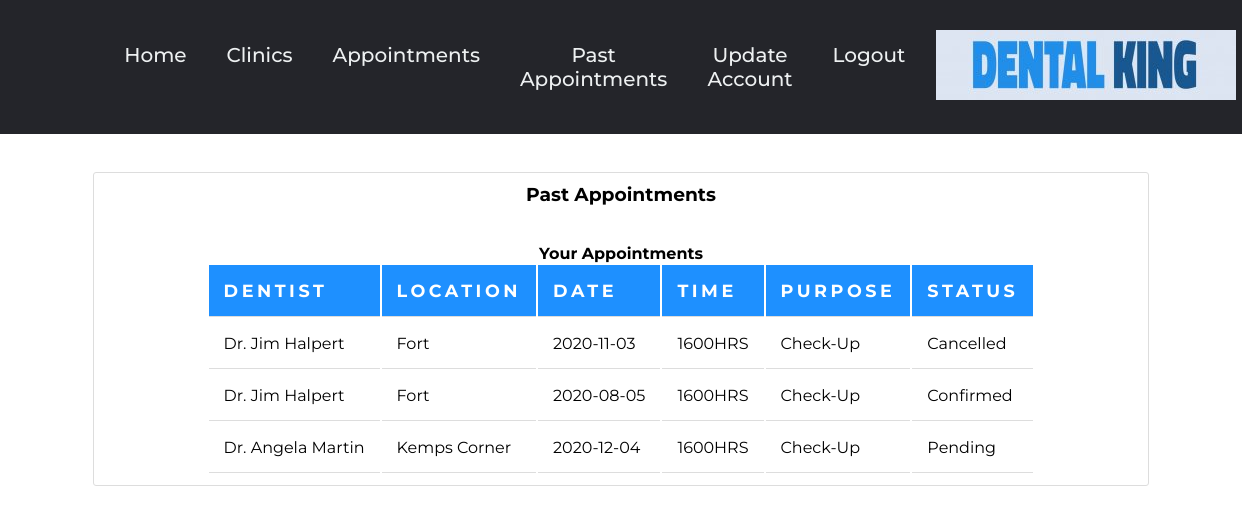
Before: /pastappointments.php (signed in) with the older database file.
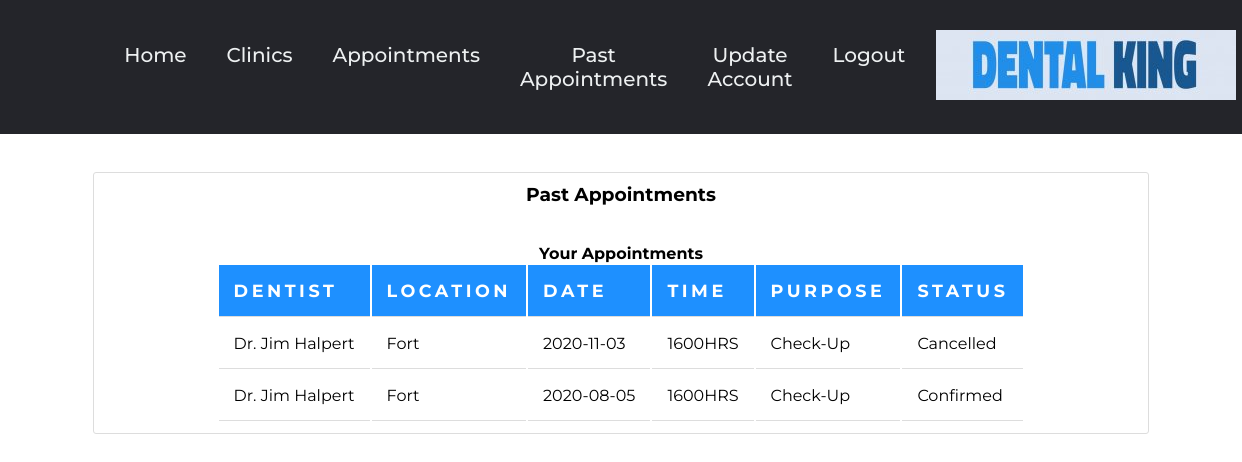
After: the same page with the newer database file.
### tables this page shows
CREATE TABLE `appointment` (
  `location` varchar(32) NOT NULL,
  `date` date NOT NULL,
  `time` int(4) NOT NULL,
  `reason` varchar(50) NOT NULL,
  `dname` varchar(32) NOT NULL,
  `uname` varchar(32) NOT NULL,
  `appt_id` int(10) NOT NULL,
  `status` set('Pending','Confirmed','Cancelled','Rejected') NOT NULL DEFAULT 'Pending'
);

CREATE TABLE `dentist` (
  `username` varchar(32) NOT NULL,
  `name` varchar(50) NOT NULL,
  `phone` bigint(10) NOT NULL,
  `age` int(3) NOT NULL,
  `sex` set('M','F') NOT NULL,
  `d_type` set('General','Orthodontist') NOT NULL,
  `location` varchar(32) NOT NULL
);

### pastappointments.php (the view, shortened to what this page needs)
<?php
    $db=mysqli_connect('localhost','root','','dcms') or die("could not connect to database");
?>
<!DOCTYPE HTML>
<html>
<head><title>Past Appointments</title>
<link rel="stylesheet" href="styles.css">
<link href="style10.css" type="text/css"rel="stylesheet"/>
</head>
<body>
  <center>
  <?php require_once("header.php");?>
    <div class="content-section" style="width:85%">
    <h3>Past Appointments</h3><br><br>
    <?php
        if($_SESSION['role'] == 'patient') {
            $query = "SELECT * FROM appointment WHERE uname='".$_SESSION['username']."'";
            $result = mysqli_query($db, $query);
            if($result == false || mysqli_num_rows($result) == 0)
            echo "<h4>No appointments to show</h4>";
            else
            {
                echo "<h4>Your Appointments</h4>";
                echo "<table><tr><th>Dentist</th><th>Location</th><th>Date</th><th>Time</th><th>Purpose</th><th>Status</th></tr>";
                while($row = mysqli_fetch_assoc($result))
                {
                    if(date('Y-m-d') > $row['date'])
                    {
                        $query2 = "SELECT name FROM dentist WHERE username = '".$row['dname']."' LIMIT 1";
                        $dentist_name = mysqli_query($db, $query2);
                        $row2 = mysqli_fetch_assoc($dentist_name);
                        echo "<tr><td>Dr. ".$row2['name']."</td><td>".$row['location']."</td><td>".$row['date']."</td>";
                        echo "<td>".$row['time']."HRS</td><td>".$row['reason']."</td><td>".$row['status']."</td></tr>";
                    }
                }
            }
        }
    ?>
    </div>
</body>
</html>

### header.php (shortened to what this page needs)
<header>
    <a class="logo" href="index.php"><img src="images/logo.jpg" alt="logo"></a>
    <nav>
    <ul class="nav__links">
    <li><a href="index.php">Home</a></li>
	<?php if(isset($_SESSION['username'])){
        if($_SESSION['role'] == 'admin')
        {
            echo "<li><a href='addclinic.php'>Add Clinic</a></li>";
            echo "<li><a href='adddentist.php'>Add Dentist</a></li>";
        }
        else {
        if($_SESSION['role'] == 'patient')
        {
            echo "<li><a href='clinics.php'>Clinics </a></li>";
        }
    ?>
    <li><a href="appointments.php">Appointments</a></li>
    <li><a href="pastappointments.php">Past Appointments</a></li>
    <?php if($_SESSION['role'] == 'patient'){
        echo "<li><a href='updateaccount.php'>Update Account</a></li>";
    }}?>
    <li><a href="index.php?logout='1'">Logout</a> </li>
    <?php }?>
                </ul>
            </nav>
        </header>
  <br><br>

### styles.css (style rules this page uses)
* { box-sizing: border-box; margin: 0; padding: 0; text-decoration:none; }
header { display: flex; justify-content: space-between; align-items: center; padding: 30px 10%; background-color: #24252a; }
.logo { cursor: pointer; order: 3; margin-left: auto; }
nav { order: 1; }
.nav__links a, .cta, .overlay__content a { font-family: "Montserrat", sans-serif; font-weight: 500; color: #edf0f1; text-decoration: none; }
.nav__links { list-style: none; display: flex; font-size: 20px; text-decoration:none; }
.nav__links li { padding: 0px 20px; }
.nav__links li:nth-child(1) { padding: 0 20px 0 0; }
.nav__links li a { transition: all 0.3s ease 0s; }
th, td { padding: 15px; text-align: left; text-decoration:none; border-bottom: 1px solid #ddd; }
th { background-color: dodgerblue; color: white; }

### style10.css (style rules this page uses)
* { margin: 0; padding: 0; box-sizing: border-box; font-family: 'Lucida Sans', 'Lucida Sans Regular', 'Lucida Grande', 'Lucida Sans Unicode', Geneva, Verdana, sans-serif ; font-family: "Montserrat", sans-serif; }
.content-section { background: #ffffff; padding: 10px 20px; border: 1px solid #dddddd; border-radius: 3px; margin-bottom: 20px; }
th, td { padding: 15px; text-align: left; font-family: "Montserrat", sans-serif; border-bottom: 1px solid #ddd; }
th { font-family: "Montserrat", sans-serif; font-size: 1.1rem; text-transform: uppercase; color: white; letter-spacing: .2em; background-color: dodgerblue ; }

### pastappointments.php (style rules this page uses)
a { color:dodgerblue; }

Changed rows visible on the page:
removed appointment: dentist.name "Angela Martin", location "Kemps Corner", date "2020-12-04", time "1600", reason "Check-Up", status "Pending"
